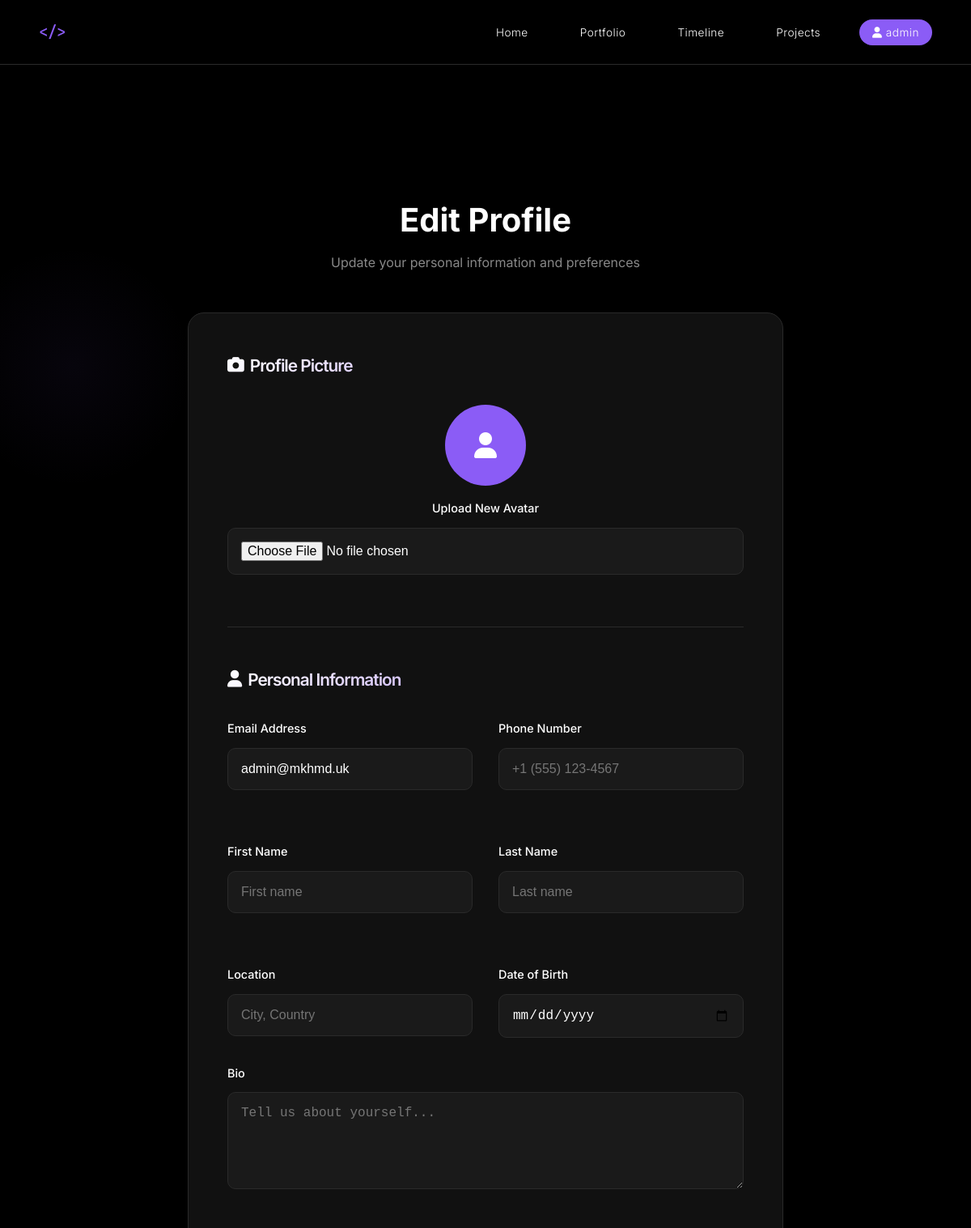
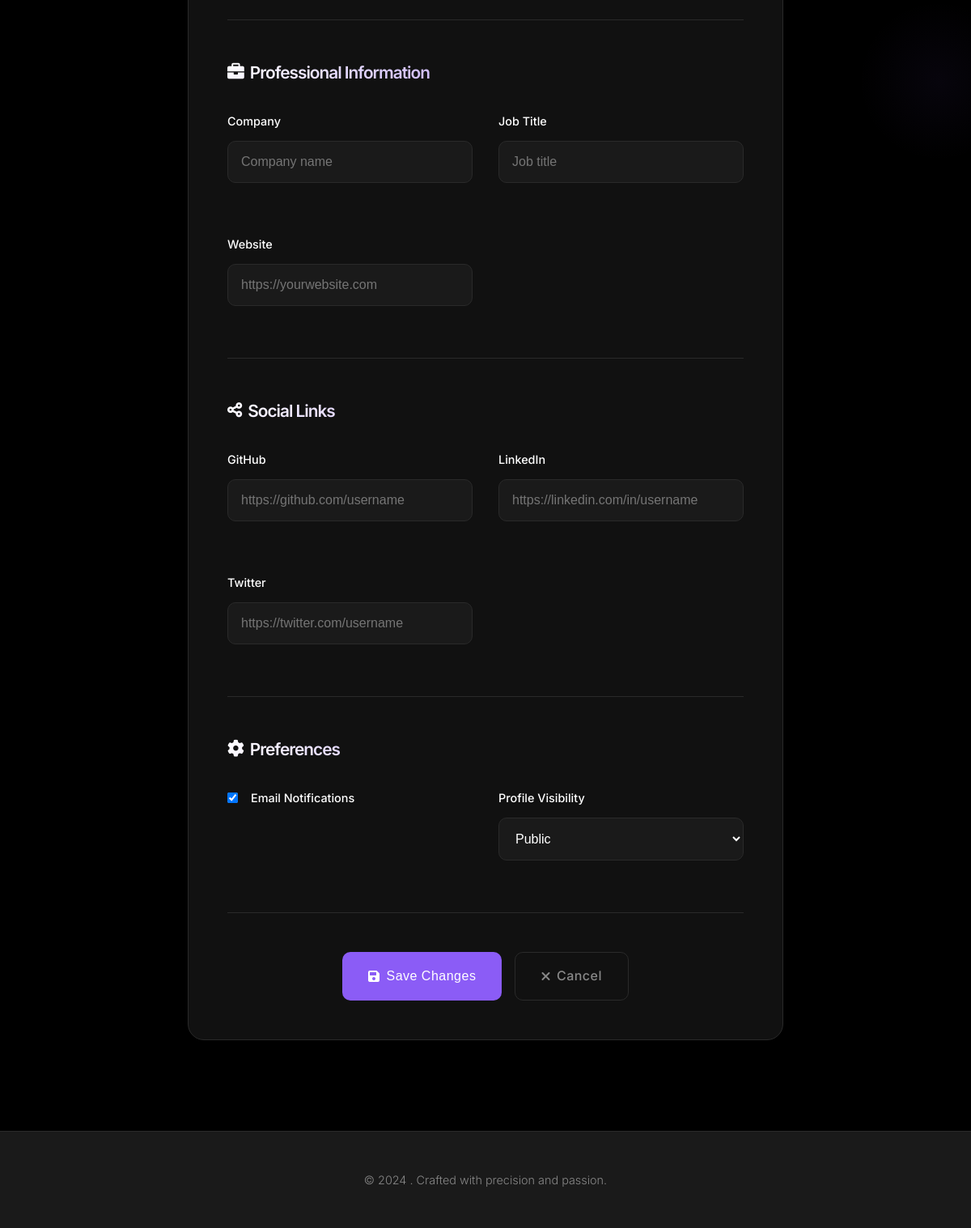
The page /accounts/profile/edit/ (signed in) on the database its author committed (2 pictures, top to bottom).
### accounts/models.py (models this page shows, shortened)
class User(AbstractUser):
    email = models.EmailField(unique=True)
    is_email_verified = models.BooleanField(default=False)
    first_name = models.CharField(max_length=30, blank=True)
    last_name = models.CharField(max_length=30, blank=True)
    bio = models.TextField(max_length=500, blank=True)
    location = models.CharField(max_length=100, blank=True)
    website = models.URLField(blank=True)
    avatar = models.ImageField(upload_to='avatars/', blank=True, null=True)
    date_joined = models.DateTimeField(default=timezone.now)
    last_login = models.DateTimeField(blank=True, null=True)
    USERNAME_FIELD = 'email'
    REQUIRED_FIELDS = ['username']
    def get_short_name(self):
        return self.first_name or self.username

class UserProfile(models.Model):
    user = models.OneToOneField(User, on_delete=models.CASCADE, related_name='profile')
    phone = models.CharField(max_length=20, blank=True)
    date_of_birth = models.DateField(blank=True, null=True)
    company = models.CharField(max_length=100, blank=True)
    job_title = models.CharField(max_length=100, blank=True)
    github = models.URLField(blank=True)
    linkedin = models.URLField(blank=True)
    twitter = models.URLField(blank=True)
    email_notifications = models.BooleanField(default=True)
    profile_visibility = models.CharField(
        max_length=10,
        choices=[
            ('public', 'Public'),
            ('private', 'Private'),
        ],
        default='public'
    )
    created_at = models.DateTimeField(default=timezone.now)
    updated_at = models.DateTimeField(auto_now=True)

### accounts/views.py (the view)
# urls.py: path('profile/edit/', views.edit_profile_view, name='edit_profile'),
@login_required
def edit_profile_view(request):
    profile, created = UserProfile.objects.get_or_create(user=request.user)
    if request.method == 'POST':
        user_form = UserUpdateForm(request.POST, request.FILES, instance=request.user)
        profile_form = ProfileForm(request.POST, instance=profile)
        if user_form.is_valid() and profile_form.is_valid():
            user_form.save()
            profile_form.save()
            messages.success(request, 'Your profile has been updated successfully.')
            return redirect('accounts:profile')
    else:
        user_form = UserUpdateForm(instance=request.user)
        profile_form = ProfileForm(instance=profile)
    context = {
        'user_form': user_form,
        'profile_form': profile_form,
    }
    return render(request, 'accounts/edit_profile.html', context)

### accounts/templates/accounts/edit_profile.html (shortened to what this page needs)
{% extends 'website/base.html' %}
{% block content %}
<div class="edit-profile-container">
    <div class="edit-profile-header">
        <h1 class="edit-profile-title">Edit Profile</h1>
        <p class="edit-profile-subtitle">Update your personal information and preferences</p>
    </div>
    <form method="post" enctype="multipart/form-data" class="profile-form">
        <div class="form-section">
            <h2 class="section-title">
                <i class="fas fa-camera"></i>
                Profile Picture
            </h2>
            <div class="avatar-upload">
                <div class="current-avatar">
                    {% if user.avatar %}
                        <img src="{{ user.avatar.url }}" alt="{{ user.get_full_name }}">
                    {% else %}
                        <i class="fas fa-user"></i>
                    {% endif %}
                </div>
                <div class="form-group">
                    <label class="form-label">Upload New Avatar</label>
                    {{ user_form.avatar }}
                </div>
            </div>
        </div>
        <div class="form-section">
            <h2 class="section-title">
                <i class="fas fa-user"></i>
                Personal Information
            </h2>
            <div class="form-grid">
                <div class="form-group">
                    <label class="form-label">Email Address</label>
                    {{ user_form.email }}
                </div>
                <div class="form-group">
                    <label class="form-label">Phone Number</label>
                    {{ profile_form.phone }}
                </div>
                <div class="form-group">
                    <label class="form-label">First Name</label>
                    {{ user_form.first_name }}
                </div>
                <div class="form-group">
                    <label class="form-label">Last Name</label>
                    {{ user_form.last_name }}
                </div>
                <div class="form-group">
                    <label class="form-label">Location</label>
                    {{ user_form.location }}
                </div>
                <div class="form-group">
                    <label class="form-label">Date of Birth</label>
                    {{ profile_form.date_of_birth }}
                </div>
            </div>
            <div class="form-group">
                <label class="form-label">Bio</label>
                {{ user_form.bio }}
            </div>
        </div>
        <div class="form-section">
            <h2 class="section-title">
                <i class="fas fa-briefcase"></i>
                Professional Information
            </h2>
            <div class="form-grid">
                <div class="form-group">
                    <label class="form-label">Company</label>
                    {{ profile_form.company }}
                </div>
                <div class="form-group">
                    <label class="form-label">Job Title</label>
                    {{ profile_form.job_title }}
                </div>
                <div class="form-group">
                    <label class="form-label">Website</label>
                    {{ user_form.website }}
                </div>
            </div>
        </div>
        <div class="form-section">
            <h2 class="section-title">
                <i class="fas fa-share-alt"></i>
                Social Links
            </h2>
            <div class="form-grid">
                <div class="form-group">
                    <label class="form-label">GitHub</label>
                    {{ profile_form.github }}
                </div>
                <div class="form-group">
                    <label class="form-label">LinkedIn</label>
                    {{ profile_form.linkedin }}
                </div>
                <div class="form-group">
                    <label class="form-label">Twitter</label>
                    {{ profile_form.twitter }}
                </div>
            </div>
        </div>
        <div class="form-section">
            <h2 class="section-title">
                <i class="fas fa-cog"></i>
                Preferences
            </h2>
            <div class="form-grid">
                <div class="form-group">
                    <div class="checkbox-group">
                        {{ profile_form.email_notifications }}
                        <label class="form-label" style="margin-bottom: 0;">Email Notifications</label>
                    </div>
                </div>
                <div class="form-group">
                    <label class="form-label">Profile Visibility</label>
                    {{ profile_form.profile_visibility }}
                </div>
            </div>
        </div>
        <div class="form-actions">
            <button type="submit" class="btn btn-primary">
                <i class="fas fa-save"></i>
                Save Changes
            </button>
            <a href="{% url 'accounts:profile' %}" class="btn btn-secondary">
                <i class="fas fa-times"></i>
                Cancel
            </a>
        </div>
    </form>
</div>
{% endblock %}

### website/templates/website/base.html (shortened to what this page needs)
<!DOCTYPE html>
<html lang="en">
<head>
    <link href="https://cdnjs.cloudflare.com/ajax/libs/font-awesome/6.0.0/css/all.min.css" rel="stylesheet">
</head>
<body>
    <div class="floating-orbs">
        <div class="orb"></div>
        <div class="orb"></div>
    </div>
    <nav class="navbar">
        <div class="nav-container">
            <a href="{% url 'website:home' %}" class="logo">&lt;{{ name|lower }}/&gt;</a>
            <ul class="nav-links">
                <li><a href="{% url 'website:home' %}" {% if request.resolver_match.url_name == 'home' %}class="active"{% endif %}>Home</a></li>
                <li><a href="{% url 'website:portfolio' %}" {% if request.resolver_match.url_name in 'portfolio,achievements,blog' %}class="active"{% endif %}>Portfolio</a></li>
                <li><a href="{% url 'website:timeline' %}" {% if request.resolver_match.url_name in 'timeline,metrics,booking' %}class="active"{% endif %}>Timeline</a></li>
                <li><a href="{% url 'website:projects' %}" {% if request.resolver_match.url_name in 'projects,resources,turnitin' %}class="active"{% endif %}>Projects</a></li>
                {% if user.is_authenticated %}
                    <li><a href="{% url 'accounts:profile' %}" {% if 'accounts' in request.resolver_match.namespace %}class="active"{% endif %}>
                        <i class="fas fa-user"></i> {{ user.get_short_name }}
                    </a></li>
                {% else %}
                    <li><a href="{% url 'accounts:login' %}">Login</a></li>
                    <li><a href="{% url 'accounts:signup' %}" class="signup-btn">Sign Up</a></li>
                {% endif %}
            </ul>
        </div>
    </nav>
    <main class="page-content page-enter">
        {% block content %}
        {% endblock %}
    </main>
    <footer>
        <p>&copy; 2024 {{ name }}. Crafted with precision and passion.</p>
    </footer>
</body>
</html>

### website/templates/website/base.html (style rules this page uses)
:root { --primary-purple: #8b5cf6; --deep-purple: #7c3aed; --dark-purple: #5b21b6; --light-purple: #a78bfa; --pure-black: #000000; --soft-black: #111111; --charcoal: #1a1a1a; --pure-white: #ffffff; --off-white: #fafafa; --light-gray: #f5f5f5; --text-gray: #888888; --border-gray: #2a2a2a; }
* { margin: 0; padding: 0; box-sizing: border-box; }
html { scroll-behavior: smooth; }
body { font-family: 'Inter', -apple-system, BlinkMacSystemFont, sans-serif; background: var(--pure-black); color: var(--pure-white); line-height: 1.6; overflow-x: hidden; }
.navbar { position: fixed; top: 0; width: 100%; background: rgba(0, 0, 0, 0.95); backdrop-filter: blur(20px); border-bottom: 1px solid var(--border-gray); z-index: 1000; transition: all 0.3s ease; }
.nav-container { max-width: 1400px; margin: 0 auto; padding: 1.5rem 3rem; display: flex; justify-content: space-between; align-items: center; }
.logo { font-family: 'JetBrains Mono', monospace; font-size: 1.2rem; font-weight: 500; color: var(--primary-purple); letter-spacing: -0.5px; text-decoration: none; }
.nav-links { display: flex; list-style: none; gap: 2rem; }
.nav-links a { text-decoration: none; color: var(--pure-white); font-weight: 300; font-size: 0.85rem; letter-spacing: 0.5px; transition: all 0.3s ease; position: relative; padding: 0.5rem 1rem; border-radius: 20px; }
.nav-links a::after { content: ''; position: absolute; width: 0; height: 1px; bottom: 5px; left: 50%; background: var(--primary-purple); transition: all 0.3s ease; transform: translateX(-50%); }
.nav-links a.active { background: var(--primary-purple); color: var(--pure-white); }
.page-content { min-height: 100vh; padding-top: 120px; }
.section-title { font-size: 2.5rem; font-weight: 200; margin-bottom: 1rem; letter-spacing: -1px; background: linear-gradient(135deg, var(--pure-white) 0%, var(--primary-purple) 100%); -webkit-background-clip: text; -webkit-text-fill-color: transparent; background-clip: text; }
.floating-orbs { position: fixed; width: 100%; height: 100%; overflow: hidden; pointer-events: none; z-index: -1; }
.orb { position: absolute; border-radius: 50%; background: radial-gradient(circle, var(--primary-purple) 0%, transparent 70%); opacity: 0.05; animation: float 8s ease-in-out infinite; }
.orb:nth-child(1) { width: 300px; height: 300px; top: 10%; left: -5%; animation-delay: 0s; }
.orb:nth-child(2) { width: 200px; height: 200px; top: 50%; right: -5%; animation-delay: 3s; }
.btn { display: inline-flex; align-items: center; gap: 0.5rem; padding: 1rem 2rem; text-decoration: none; border: 1px solid; font-weight: 400; font-size: 0.9rem; letter-spacing: 0.5px; transition: all 0.4s ease; position: relative; overflow: hidden; border-radius: 6px; }
.btn-primary { background: var(--primary-purple); color: var(--pure-white); border-color: var(--primary-purple); }
.btn-secondary { background: transparent; color: var(--pure-white); border-color: var(--border-gray); }
footer { background: var(--charcoal); border-top: 1px solid var(--border-gray); padding: 3rem; text-align: center; margin-top: 5rem; }
footer p { color: var(--text-gray); font-weight: 300; font-size: 0.9rem; }
.page-enter { animation: pageEnter 0.6s ease-out; }

### rows shown on the page
User: get_short_name "admin", email "admin@mkhmd.uk"
UserProfile: email_notifications "☑", profile_visibility "Public"
